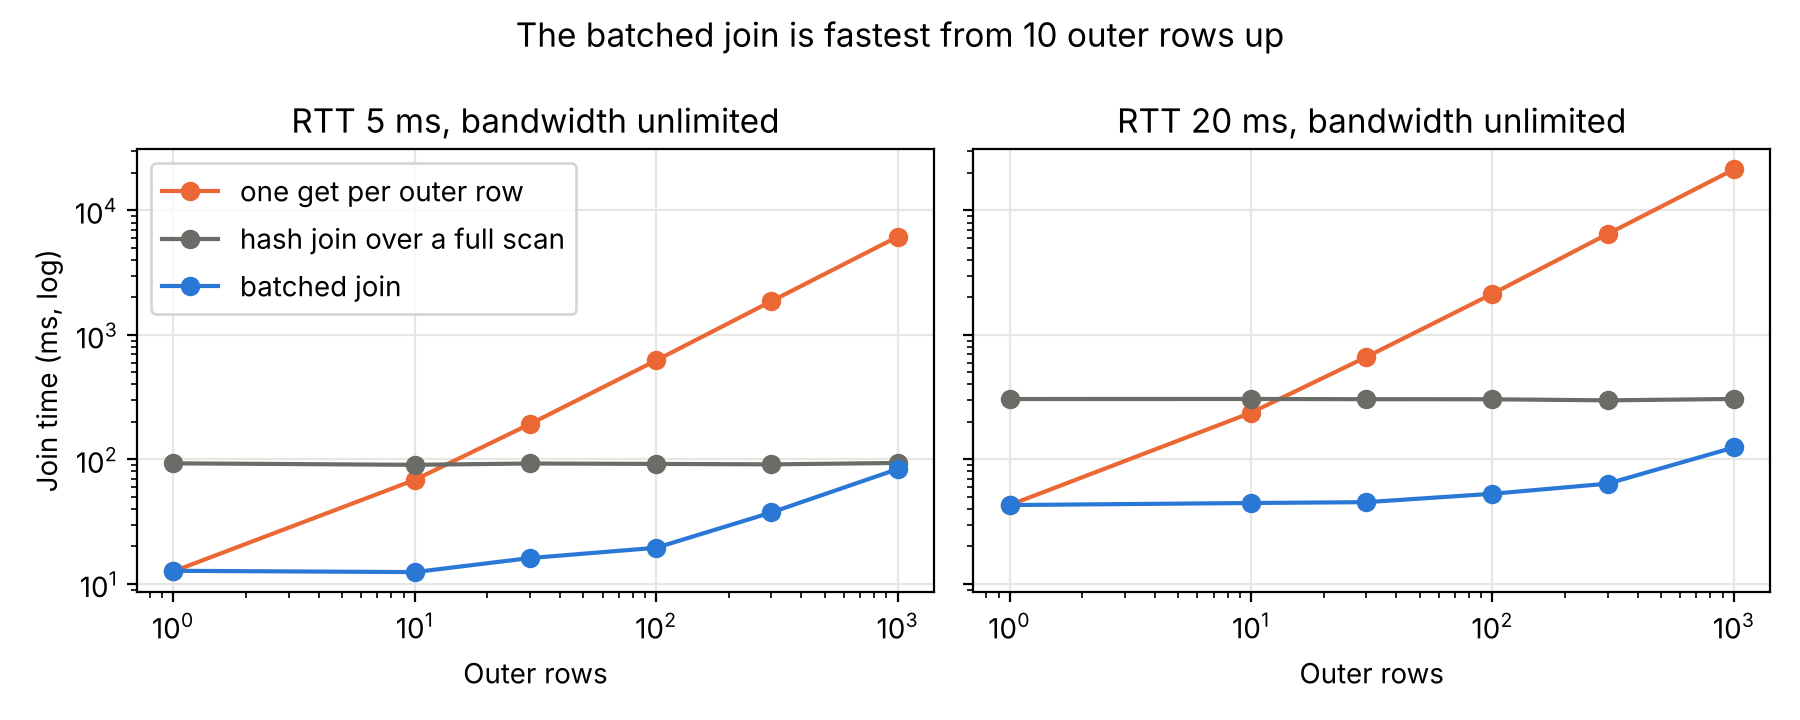

Write the Python code that produced this figure.
# Figure 2: join time against outer rows for the three join methods,
# at RTT 5 ms and 20 ms (no bandwidth cap).
# Data: results/sweep_joins.csv     Output: graphs/fig2_join_time.png
import csv
import matplotlib.pyplot as plt

rows = []
with open("results/sweep_joins.csv") as f:
    for r in csv.DictReader(f):
        rows.append(r)

ns = [1, 10, 30, 100, 300, 1000]


def times(rtt, column):
    # the forced time of one method, for each outer size n
    out = []
    for n in ns:
        for r in rows:
            if int(r["rtt"]) == rtt and int(r["bw"]) == 0 and int(r["n"]) == n:
                out.append(float(r[column]))
                break
    return out


fig, axes = plt.subplots(1, 2, figsize=(9, 3.6), sharey=True)
rtts = [5, 20]
for i in range(2):
    ax = axes[i]
    rtt = rtts[i]
    ax.plot(ns, times(rtt, "nl_ms"), marker="o", color="#eb6834", label="one get per outer row")
    ax.plot(ns, times(rtt, "hash_ms"), marker="o", color="#6b6b68", label="hash join over a full scan")
    ax.plot(ns, times(rtt, "batch_ms"), marker="o", color="#2a78d6", label="batched join")
    ax.set_xscale("log")
    ax.set_yscale("log")
    ax.set_title("RTT " + str(rtt) + " ms, bandwidth unlimited")
    ax.set_xlabel("Outer rows")
    ax.grid(True, color="#e6e6e3")

axes[0].set_ylabel("Join time (ms, log)")
axes[0].legend()
fig.suptitle("The batched join is fastest from 10 outer rows up")
fig.tight_layout()
fig.savefig("graphs/fig2_join_time.png", dpi=200)
print("wrote graphs/fig2_join_time.png")
